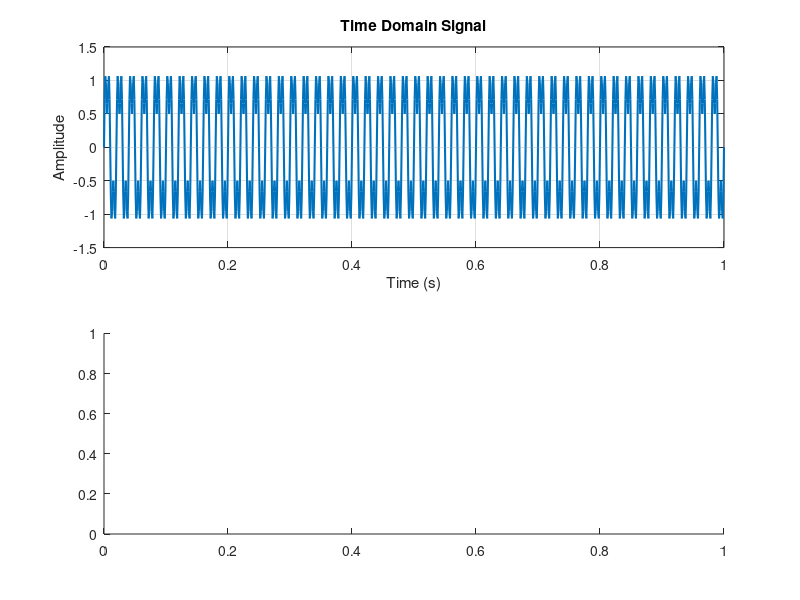

Recreate this plot in MATLAB. (Note: this script raises an error after producing the figure.)
clc;
clear;
close all;

% Time domain signal
fs = 1000;              % Sampling frequency
t = 0:1/fs:1;           % Time vector (1 second)
f1 = 50;                % Frequency component 1
f2 = 150;               % Frequency component 2
x = sin(2*pi*f1*t) + 0.5*sin(2*pi*f2*t);  % Composite signal

subplot(2,1,1);
plot(t, x, 'LineWidth', 1.5);
title('Time Domain Signal');
xlabel('Time (s)');
ylabel('Amplitude');
grid on;

% FFT
N = length(x);          % Number of samples
X = fft(x);             % Built-in FFT function
f = (0:(N/2)-1)*(fs/N);     % Frequency axis

% Magnitude Spectrum
subplot(2,1,2);
plot(f, abs(X), 'LineWidth', 1.5);
title('Frequency Domain (FFT Result)');
xlabel('Frequency (Hz)');
ylabel('Magnitude');
xlim([0 fs/2]);         % Show only positive frequencies
grid on;
